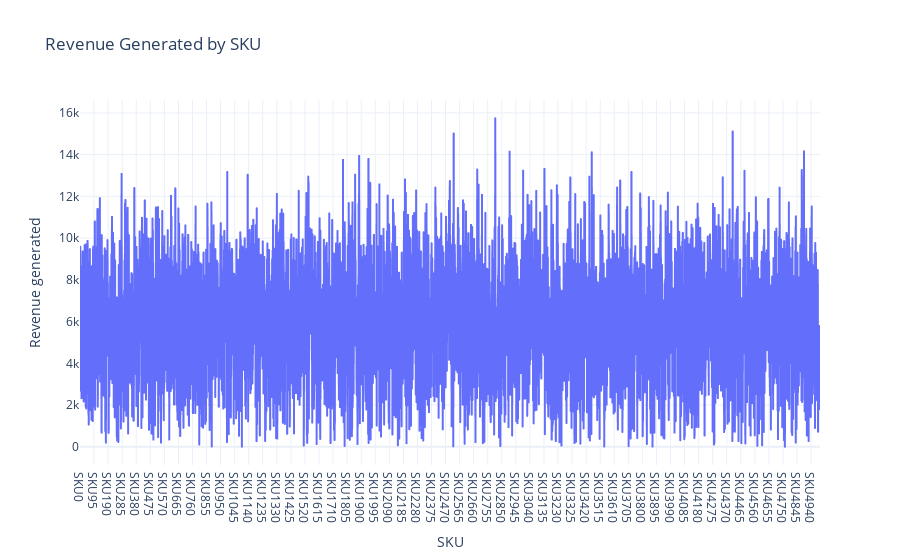

This figure's notebook cell:
### Code cell
revenue_chart = px.line(data, x='SKU', 
                        y='Revenue generated', 
                        title='Revenue Generated by SKU')
revenue_chart.show()

### Figure 1 — Plotly figure (JSON) as saved in the notebook; plotly's stock layout.template omitted (floating-point values rounded to 4 significant figures; data arrays with more than 128 entries replaced by an {"elided": "..."} marker saying what was removed)
{"data": [{"hovertemplate": "SKU=%{x}<br>Revenue generated=%{y}<extra></extra>", "legendgroup": "", "line": {"color": "#636efa", "dash": "solid"}, "marker": {"symbol": "circle"}, "mode": "lines", "name": "", "showlegend": false, "type": "scattergl", "x": {"elided": "5001 str values"}, "xaxis": "x", "y": {"elided": "5001 float values"}, "yaxis": "y"}], "layout": {"autosize": true, "legend": {"tracegroupgap": 0}, "title": {"text": "Revenue Generated by SKU"}, "xaxis": {"anchor": "y", "autorange": true, "domain": [0, 1], "range": [0, 5000], "title": {"text": "SKU"}, "type": "category"}, "yaxis": {"anchor": "x", "autorange": true, "domain": [0, 1], "range": [-870.7, 16620.0], "title": {"text": "Revenue generated"}, "type": "linear"}}}
